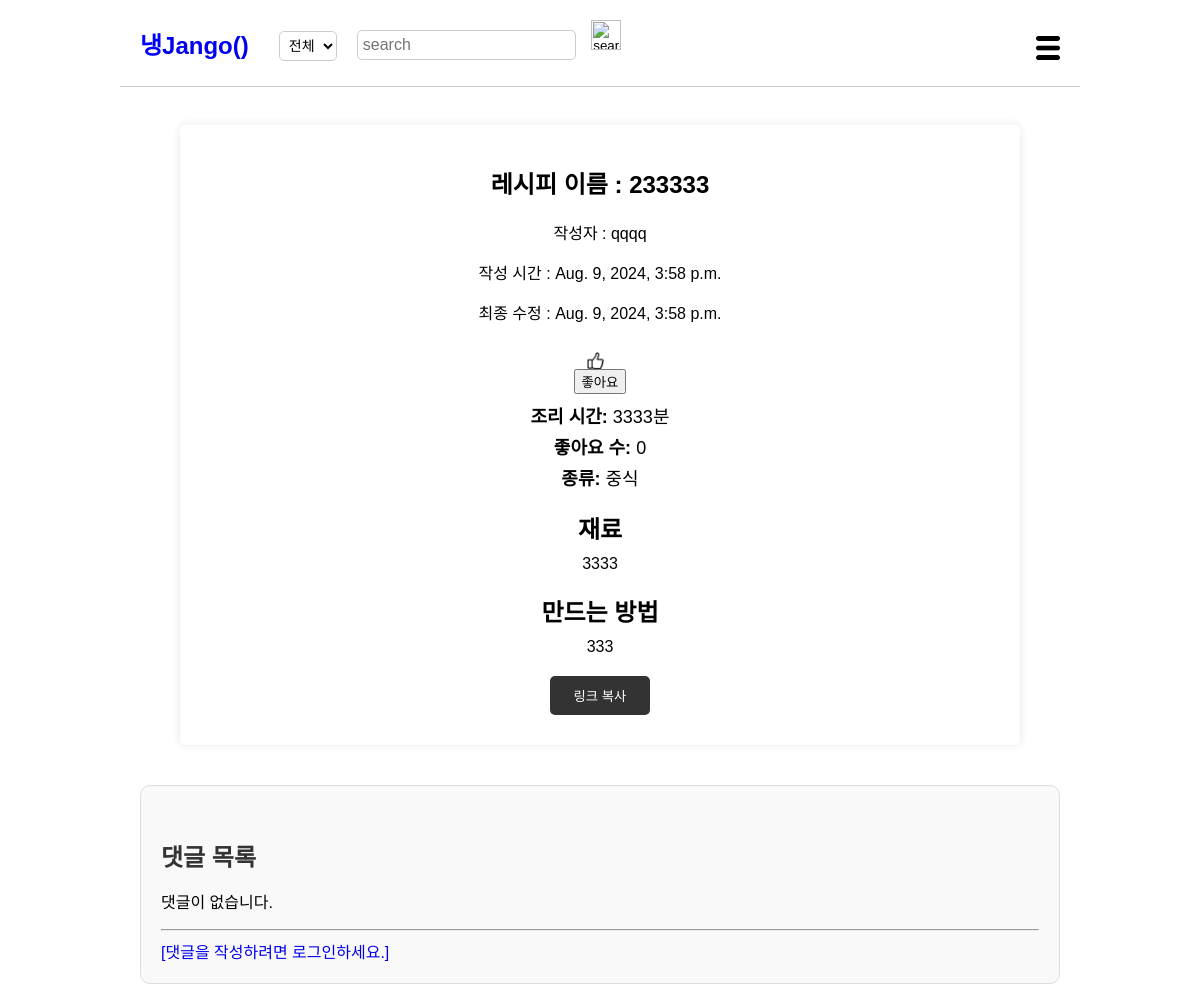
Page /show/19/ on the earlier database version.
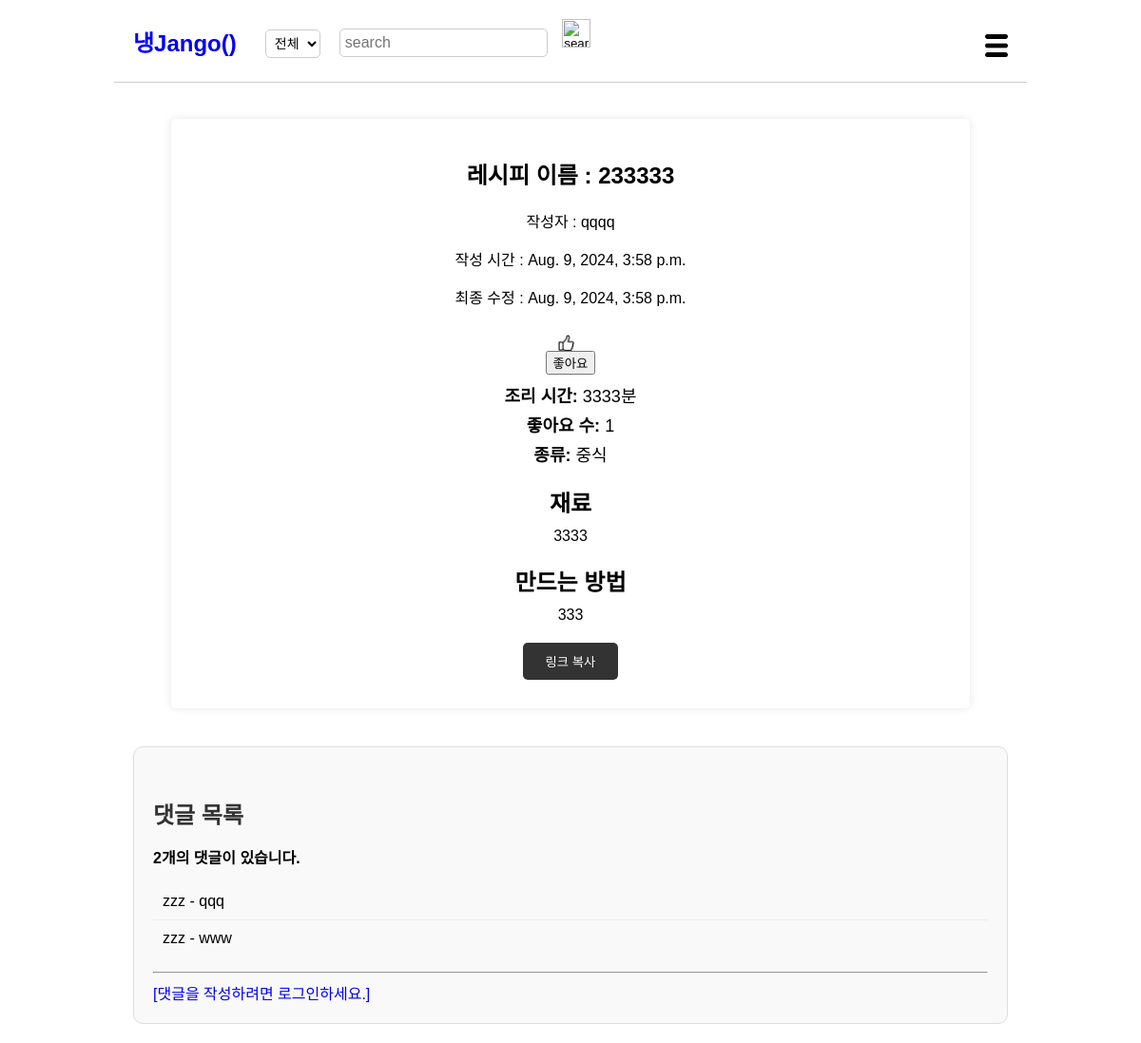
Same page on the later database version.
### post/models.py (models this page shows, shortened)
class Post(models.Model):
    title = models.CharField(max_length=200)
    cooktime = models.IntegerField()
    ingredient = models.TextField()
    cookmethod = models.TextField()
    created_at=models.DateTimeField(auto_now_add=True)
    writer=models.ForeignKey(User, on_delete=models.CASCADE)
    like_users=models.ManyToManyField(settings.AUTH_USER_MODEL, related_name='like_posts', blank=True)
    updated_at=models.DateTimeField(null=True, blank=True, auto_now=True)
    category = models.ForeignKey(Category, on_delete=models.CASCADE)

class Category(models.Model):
    name = models.CharField(max_length=20, unique=True)
    nickname = models.CharField(max_length=100, unique=True)
    def __str__(self):
        return self.nickname

class Comment(models.Model):
    post=models.ForeignKey(Post, on_delete=models.CASCADE)
    writer=models.ForeignKey(settings.AUTH_USER_MODEL, on_delete=models.CASCADE)
    comment=models.TextField()
    created_at=models.DateTimeField(auto_now_add=True)

### post/views/post_views.py (the view)
# urls.py: path('show/<int:post_id>/', show, name='show'),
def show(request, post_id):
    post = get_object_or_404(Post, pk =post_id)
    images=Image.objects.filter(post=post)
    comments = post.comment_set.all()
    commentForm = CommentForm()
    context = {
        'post': post,
        'images': images,
        'comments': comments,
        'commentForm': commentForm,
    }
    return render(request, 'recipepage.html', context)

### post/forms.py
class CommentForm(forms.ModelForm):
    class Meta:
        model=Comment
        fields=['comment']

### post/templates/recipepage.html (shortened to what this page needs)
<html>
    <head>
        {% load static %}
        <link rel="stylesheet" href="{%static 'css/styles-recipepage.css' %}">
    </head>
    <body>
        <header>
            <div class="logo"><a href="{% url 'post:main' %}">
                <span class="blue">냉</span>Jango()</a>
            </div>
            <select id="search-type">
                <option value="all">전체</option>
            </select>
            <div class="search-bar">
                <form method="POST" action="{% url 'post:search' %}">
                        <input type="text" placeholder="search" name="searched">
                        <button><img src="{% static 'image/search-icon.png' %}" alt="search"></button>
                    </form>
            </div>
            <div class="menu-icon">
                <img src="{% static 'image/menu-icon.png' %}" alt="menu">
            </div>
        </header>
    <br>
        <main>
            <section class="recipe-details">
                <h1>레시피 이름 : {{ post.title }}</h1>
                <p>작성자 : {{ post.writer }}</p>
                <p>작성 시간 : {{ post.created_at }}</p>
                {% if post.updated_at != post.created_at %}
                <p>최종 수정 : {{ post.updated_at }}</p>
                {% endif %}
                <div class="likes">
                    <button id="like-button">
                        <img src="{% static 'image/like-icon.jpg' %}" alt="Like">
                        <form action="{% url 'post:likes' post.pk %}" method='POST'>
                            {% if user in post.like_users.all %}
                                <input type="submit" value="좋아요 취소">
                            {% else %}
                                <input type="submit" value="좋아요">
                            {% endif %}
                        </form>
                    </button>
                </div>
                <br>
                <div class="recipe-info">
                    <p><strong>조리 시간:</strong> {{ post.cooktime }}분</p>
                    <p><strong>좋아요 수:</strong> {{ post.like_users.count }}</p>
                    <p><strong>종류:</strong> {{ post.category }}</p>
                </div>
                <div class="recipe-ingredients">
                    <h2>재료</h2>
                    {{ post.ingredient }}
                </div>
                <div class="recipe-instructions">
                    <h2>만드는 방법</h2>
                    {{ post.cookmethod }}
                </div>
                <button id="link" onclick="clip()">링크 복사</button>
            </section>
        </main>
        <div id="comments">
            <h4>댓글 목록</h4>
            {% if comments %}
            <p><b>{{ comments|length }}개의 댓글이 있습니다.</b></p>
            {% endif %}
            <ul>
                {% for comment in comments %}
                <li>
                    {{ comment.writer }} - {{ comment.comment }}
                </li>
                {% empty %}
                <p>댓글이 없습니다.</p>
                {% endfor %}
            </ul>
            <hr>
            {% if request.user.is_authenticated %}
            <form action="{% url 'post:comments_create' post.pk %}" method="POST">
                {% csrf_token %}
                {{ commentForm.as_p }}
                <input type="submit" value="댓글 작성">
            </form>
            {% else %}
            <a href="{% url 'accounts:login' %}">[댓글을 작성하려면 로그인하세요.]</a>
            {% endif %}
        </div>
    </body>
</html>

Differences in the rows shown:
computed for Post "중식": like_users.count "0" → "1"
added Comment: writer "zzz", comment "qqq"
added Comment: writer "zzz", comment "www"
Other differences:
{{ comments|length }}: (not shown) → "2"
text no longer shown: "댓글이 없습니다."
text now shown: "개의 댓글이 있습니다."
